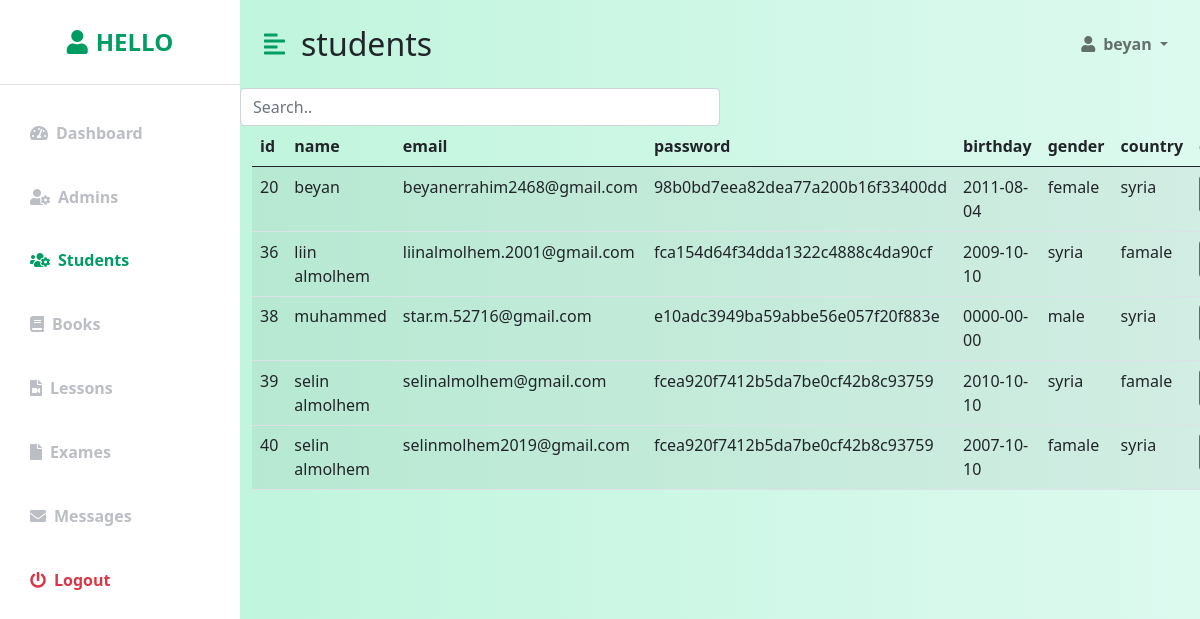
The page /Admin/adminstudent.php (signed in) on the database its author committed.
### tables this page shows
CREATE TABLE `users` (
  `user_id` int(20) NOT NULL,
  `user_name` text NOT NULL,
  `user_email` text NOT NULL,
  `user_password` text NOT NULL,
  `user_birthday` date NOT NULL,
  `user_gander` text NOT NULL,
  `user_country` text NOT NULL,
  `rol_id` int(20) NOT NULL,
  `code` int(11) NOT NULL
);

### Admin/adminstudent.php (the view, shortened to what this page needs)
 <?php
include 'init.php';
if (isset($_SESSION['adminemail'])) {
    $email=$_SESSION['adminemail'];
    ?>
    <div class="d-flex" id="wrapper">
    <div class="bg-white" id="sidebar-wrapper">
        <div class="sidebar-heading text-center py-4 primary-text fs-4 fw-bold text-uppercase border-bottom"><i class="fas fa-user me-2"></i>Hello</div>
        <div class="list-group list-group-flush my-3">
            <a href="dashboard.php" class="list-group-item list-group-item-action bg-transparent second-text fw-bold"><i class="fas fa-tachometer-alt me-2"></i>Dashboard</a>
            <a href="admins.php" class="list-group-item list-group-item-action bg-transparent second-text fw-bold"><i class="fas fa-user-cog me-2"></i>Admins</a>
            <a href="adminstudent.php" class="list-group-item list-group-item-action bg-transparent second-text active"><i class="fas fa-users-cog me-2"></i>Students</a>
            <a href="adminbook.php" class="list-group-item list-group-item-action bg-transparent second-text fw-bold"><i class="fas fa-book me-2"></i>Books</a>
            <a href="adminlesson.php" class="list-group-item list-group-item-action bg-transparent second-text fw-bold"><i class="fas fa-file-video me-2 "></i>Lessons</a>
            <a href="adminexam.php" class="list-group-item list-group-item-action bg-transparent second-text fw-bold"><i class="fas fa-file me-2"></i>Exames</a>
            <a href="massages.php" class="list-group-item list-group-item-action bg-transparent second-text fw-bold"><i class="fas fa-envelope me-2"></i>Messages</a>
            <a href="logout.php" class="list-group-item list-group-item-action bg-transparent text-danger fw-bold"><i
                    class="fas fa-power-off me-2"></i>Logout</a>
        </div>
    </div>
    <div id="page-content-wrapper">
        <nav class="navbar navbar-expand-lg navbar-light bg-transparent py-4 px-4">
            <div class="d-flex align-items-center">
                <i class="fas fa-align-left primary-text fs-4 me-3" id="menu-toggle"></i>
                <h2 class="fs-2 m-0">students</h2>
            </div>
            <div class="collapse navbar-collapse" id="navbarSupportedContent">
                <ul class="navbar-nav ms-auto mb-2 mb-lg-0">
                    <li class="nav-item dropdown">
                        <a class="nav-link dropdown-toggle second-text fw-bold" href="#" id="navbarDropdown"
                            role="button" data-bs-toggle="dropdown" aria-expanded="false">
                            <i class="fas fa-user me-2"></i><?php
                                $selecttable ="SELECT user_name FROM users WHERE user_email = '$email'";
                                $result= mysqli_query($con, $selecttable);
                                while($rows = mysqli_fetch_array($result))
                                {
                                   $adne      =$rows['user_name'];
                                }
                                echo $adne;
                                ?>
                        </a>
                    </li>
                </ul>
            </div>
        </nav>
<input id="myInput" type="text" placeholder="Search.."   class="form-control"  style="width: 50%;">
<section class="table-student-section">
                 <div class="container">
                     <table class="table table-striped table-hover student-table">
                         <thead class="thead-dark ">
                             <tr>
                                 <th scope="col"> id</th>
                                 <th scope="col"> name</th>
                                 <th scope="col">email</th>
                                 <th scope="col"> password </th>
                                 <th scope="col">birthday</th>
                                 <th scope="col"> gender </th>
                                 <th scope="col"> country </th>
                                 <th scope="col"> control </th>
                             </tr>
                         </thead>
                         <tbody id="myTable">
                         <?php
             $mysqli=new mysqli('localhost','root','','arabic');
             $result=$mysqli->query("SELECT * FROM users WHERE rol_id = 0");
              while($row = $result->fetch_assoc()){
                echo "<tr>";
                echo "<td>" .$row['user_id'] . "</td>";
                echo  "<td>" .$row['user_name'] . "</td>";
                echo "<td>" . $row['user_email'] . "</td>";
                echo "<td>" . $row['user_password'] . "</td>";
                echo "<td>" . $row['user_birthday'] . "</td>";
                echo"<td>" . $row['user_gander'] . "</td>";
                echo "<td>" . $row['user_country'] . "</td>";
                echo '<td><form>
                <button type="submit" class="btn btn-danger" name="delete" value="'. $row['user_id'] .'">delete</button>
                </form></td>';
                echo "<tr>";
            }
                ?>
                         </tbody>
                     </table>
                 </div>
             </section>
 <?php } else {
        header('Location: ../login.php');
        exit();
 }
include 'templates/footer.php'; ?>

### Admin/css/styles.css (style rules this page uses)
:root { --main-bg-color: #009d63; --main-text-color: #009d63; --second-text-color: #bbbec5; --second-bg-color: #c1efde; }
.primary-text { color: var(--main-text-color); }
.second-text { color: var(--second-text-color); }
#wrapper { overflow-x: hidden; background-image: linear-gradient( to right, #baf3d7, #c2f5de, #cbf7e4, #d4f8ea, #ddfaef ); }
#sidebar-wrapper { min-height: 100vh; margin-left: -15rem; -webkit-transition: margin 0.25s ease-out; -moz-transition: margin 0.25s ease-out; -o-transition: margin 0.25s ease-out; transition: margin 0.25s ease-out; }
#sidebar-wrapper .sidebar-heading { padding: 0.875rem 1.25rem; font-size: 1.2rem; }
#sidebar-wrapper .list-group { width: 15rem; }
#page-content-wrapper { min-width: 100vw; }
#menu-toggle { cursor: pointer; }
.list-group-item { border: none; padding: 20px 30px; }
.list-group-item.active { background-color: transparent; color: var(--main-text-color); font-weight: bold; border: none; }
@media (min-width: 768px) { #sidebar-wrapper { margin-left: 0; } }
@media (min-width: 768px) { #page-content-wrapper { min-width: 0; width: 100%; } }

### rows shown on the page
users: user_name "beyan"
users: user_id "20", user_name "beyan", user_email "beyanerrahim2468@gmail.com", user_password "98b0bd7eea82dea77a200b16f33400dd", user_birthday "2011-08-04", user_gander "female", user_country "syria"
users: user_id "36", user_name "liin almolhem", user_email "liinalmolhem.2001@gmail.com", user_password "fca154d64f34dda1322c4888c4da90cf", user_birthday "2009-10-10", user_gander "syria", user_country "famale"
users: user_id "38", user_name "muhammed", user_email "star.m.52716@gmail.com", user_password "e10adc3949ba59abbe56e057f20f883e", user_birthday "0000-00-00", user_gander "male", user_country "syria"
users: user_id "39", user_name "selin almolhem", user_email "selinalmolhem@gmail.com", user_password "fcea920f7412b5da7be0cf42b8c93759", user_birthday "2010-10-10", user_gander "syria", user_country "famale"
users: user_id "40", user_name "selin almolhem", user_email "selinmolhem2019@gmail.com", user_password "fcea920f7412b5da7be0cf42b8c93759", user_birthday "2007-10-10", user_gander "famale", user_country "syria"
